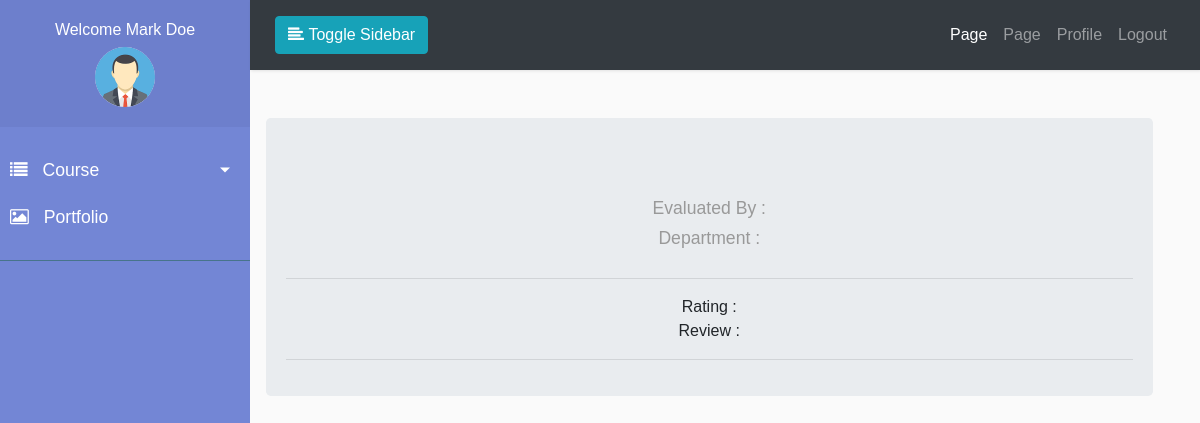
Before: /course/student/my-course/review/3 (signed in) with the older database file.
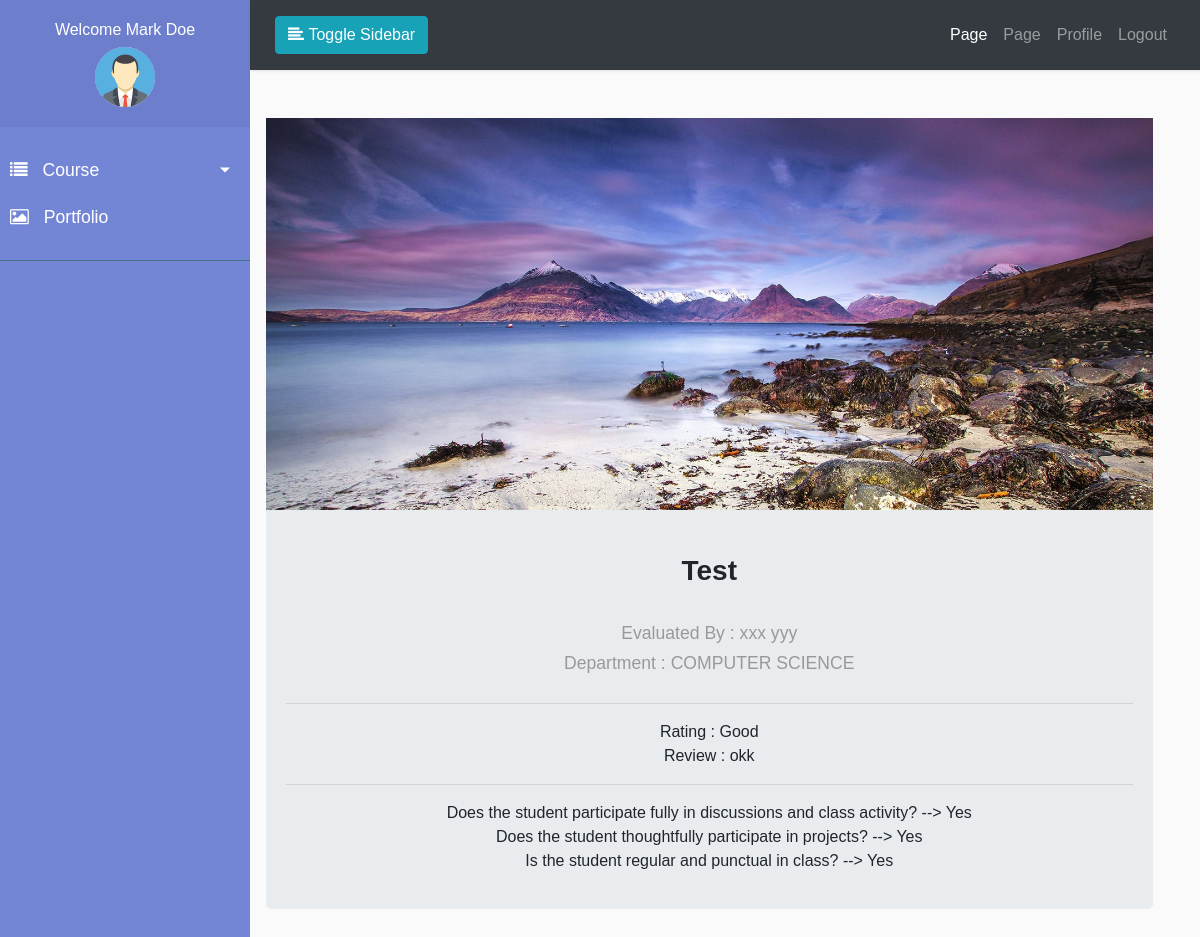
After: the same page with the newer database file.
### course/models.py (models this page shows, shortened)
class EvaluateStudent(models.Model):
    RATING = (
        ('1', 'Poor'),
        ('2', 'Average'),
        ('3', 'Good'),
        ('4', 'Very Good'),
        ('5', 'Excellent')
    )
    CHOICES = (
        ('1', 'Yes'),
        ('2', 'Average'),
        ('3', 'No')
    )
    QUESTIONS = (
        ('1', 'Does the student participate fully in discussions and class activity?'),
        ('2', 'Does the student thoughtfully participate in projects?'),
        ('3', 'Is the student regular and punctual in class?')
    )
    teacher = models.ForeignKey(
        Teacher, on_delete=models.CASCADE, related_name='teacher_evaluate')
    student = models.ForeignKey(
        Student, on_delete=models.CASCADE, related_name='student_evaluate')
    course = models.ForeignKey(
        Course, on_delete=models.CASCADE, related_name='course_evaluate')
    semester = models.ForeignKey(
        Semester, on_delete=models.CASCADE, related_name='semester_evaluate')
    question1 = models.CharField(max_length=255, choices=CHOICES, default='2')
    question2 = models.CharField(max_length=255, choices=CHOICES, default='2')
    question3 = models.CharField(max_length=255, choices=CHOICES, default='2')
    rating = models.CharField(max_length=150, choices=RATING, default='3')
    review = models.TextField(default='Review')
    def review_details(self):
        results = []
        for count, item in enumerate(self.QUESTIONS):
            if count == 0:
                results.append(f'{item[1]} --> {self.get_question1_display()}')
            if count == 1:
                results.append(f'{item[1]} --> {self.get_question2_display()}')
            if count == 2:
                results.append(f'{item[1]} --> {self.get_question3_display()}')
        return mark_safe("<br>".join(p for p in results))

class Course(models.Model):
    semester = models.ForeignKey(
        Semester, on_delete=models.CASCADE, related_name='semester_courses')
    department = models.ForeignKey(
        Department, on_delete=models.CASCADE, related_name='department_courses')
    course_name = models.CharField(max_length=150)
    course_code = models.CharField(max_length=150)
    course_image = models.ImageField(upload_to="course/%Y/%m/%d/")
    course_credit = models.IntegerField()
    def __str__(self):
        return self.course_name

### accounts/models.py (models this page shows, shortened)
class Teacher(models.Model):
    teacher = models.OneToOneField(
        User, on_delete=models.CASCADE, related_name='user_teacher')
    department = models.ForeignKey(
        Department, on_delete=models.CASCADE, related_name='department_teacher')
    faculty = models.ForeignKey(
        Faculty, on_delete=models.CASCADE, related_name='faculty_teacher')

### programs/models.py (models this page shows, shortened)
class Department(models.Model):
    faculty = models.ForeignKey(
        Faculty, on_delete=models.CASCADE, related_name='faculty_department', verbose_name='Department Name')
    department_name = models.CharField(
        max_length=150, verbose_name='Program Name')
    class Meta():
        verbose_name = "Program"
        verbose_name_plural = "Program"

### course/views.py (the view)
class StudentCourseReview(AictiveStudentRequiredMixin, View):
    def get(self, request, *args, **kwargs):
        course_id = kwargs.get('id')
        student_obj = get_object_or_404(Student, student=request.user.id)
        course_obj = get_object_or_404(Course, id=course_id)
        student_course_review = EvaluateStudent.objects.filter(
            student=student_obj, course=course_obj).first()
        context = {
            'title': f"{student_obj}'s Review On {course_obj}",
            'student_course_review': student_course_review,
            'course_obj': course_obj
        }
        return render(request, 'accounts/student/course_review.html', context)

### accounts/mixins.py (called while the page is built)
	def dispatch(self, request, *args, **kwargs):
		if request.user.is_authenticated and request.user.user_profile.active and request.user.user_profile.user_type=='1':
			return super().dispatch(request, *args, **kwargs)
		else:
			messages.error(request, ('Sorry You Are Not Student'))
			return redirect('accounts:login')

### accounts/models.py (called while the page is built)
    def __str__(self):
        return self.student.username

### pages/context_processor.py (called while the page is built, shortened)
def get_temp(request):
    if request.user.is_authenticated:
        url = 'http://api.openweathermap.org/data/2.5/weather?q={}&units=imperial&appid=271d1234d3f497eed5b1d80a07b3fcd1'
        city = 'Las Vegas'
        cities = request.user.user_weather.all()
        weather_data = []
        weather_city_form = WeatherCityForm()
        return {
            'weather_city_form': weather_city_form,
            'weather_data': weather_data
        }
    else:
        return {
            'weather_city_form': None,
            'weather_data': None
        }

### templates/accounts/student/course_review.html (shortened to what this page needs)
{% extends "dash_base.html" %}
{% load static %}
{% load crispy_forms_tags %}
{% block sidebar %}
{% include '../../partials/student/_sidebar.html' %}
{% endblock sidebar %}
{% block maincontent %}
<div class="container m-2 p-2">
    <div class="row">
        <div class="col-md-12">
            <div class="jumbotron p-0">
              <div class="view overlay rounded-top">
                <img src="{{student_course_review.course.course_image.url}}" class="img-fluid" alt="{{student_course_review.course.course_name}}">
          </div>
          <div class="card-body text-center mb-3">
            <h3 class="card-title h3 my-4"><strong>{{student_course_review.course.course_name}}</strong></h3>
            <p class="card-text py-2">
                Evaluated By : {{student_course_review.teacher.teacher.get_full_name}} <br>
                Department : {{student_course_review.teacher.department.department_name}}
                <hr>
                Rating : {{student_course_review.get_rating_display}} <br>
                Review : {{student_course_review.review}}
                <hr>
                {{student_course_review.review_details}}
            </p>
        </div>
    </div>
</div>
</div>
</div>
{% endblock maincontent %}

Changed rows visible on the page:
added EvaluateStudent: course.course_image (picture), course.course_name "Test", teacher.teacher.get_full_name "xxx yyy", teacher.department.department_name "COMPUTER SCIENCE", rating "Good", review "okk", review_details "Does the student participate fully in discussions and class activity? --> Yes Does the student thoughtfully participate in projects? --> Yes Is the student regular and punctual in class? --> Yes"
